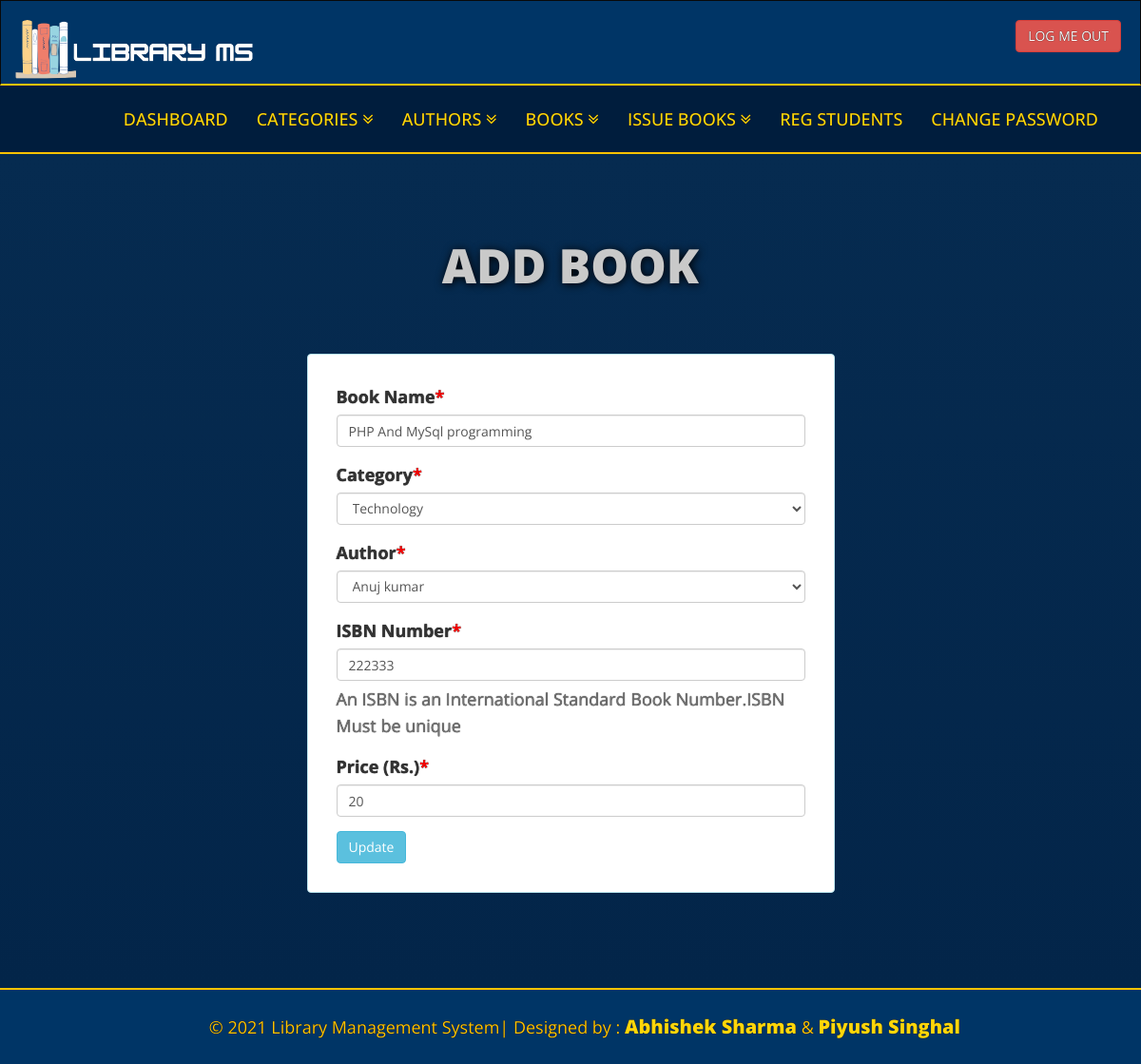
Page /library/admin/edit-book.php?bookid=1 (signed in) on the earlier database version.
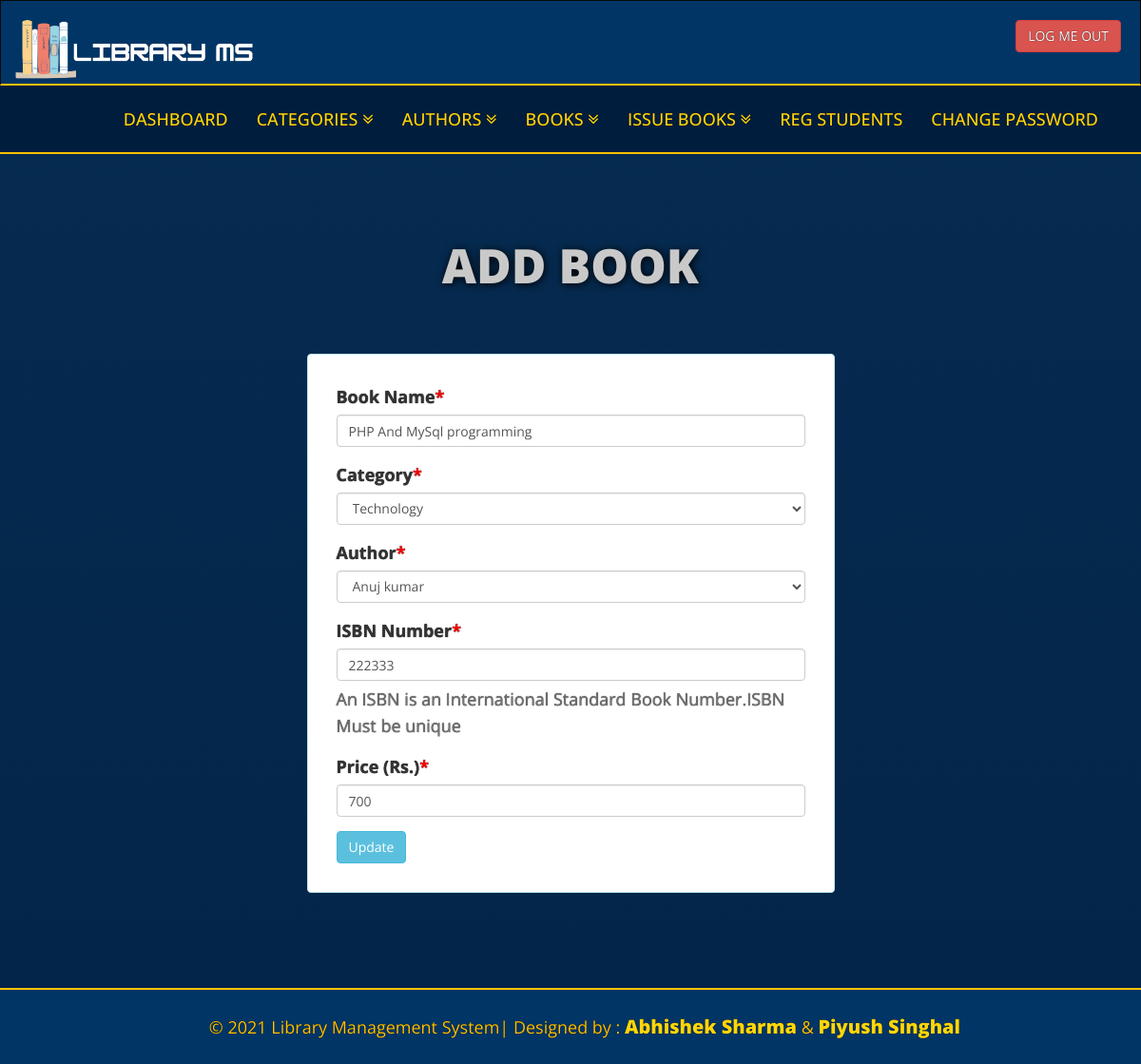
Same page on the later database version.
### tables this page shows
CREATE TABLE `tblbooks` (
  `id` int(11) NOT NULL,
  `BookName` varchar(255) DEFAULT NULL,
  `CatId` int(11) DEFAULT NULL,
  `AuthorId` int(11) DEFAULT NULL,
  `ISBNNumber` int(11) DEFAULT NULL,
  `BookPrice` int(11) DEFAULT NULL,
  `RegDate` timestamp NULL DEFAULT CURRENT_TIMESTAMP,
  `UpdationDate` timestamp NULL DEFAULT NULL ON UPDATE CURRENT_TIMESTAMP
);

CREATE TABLE `tblcategory` (
  `id` int(11) NOT NULL,
  `CategoryName` varchar(150) DEFAULT NULL,
  `Status` int(1) DEFAULT NULL,
  `CreationDate` timestamp NULL DEFAULT CURRENT_TIMESTAMP,
  `UpdationDate` timestamp NULL DEFAULT '0000-00-00 00:00:00' ON UPDATE CURRENT_TIMESTAMP
);

CREATE TABLE `tblauthors` (
  `id` int(11) NOT NULL,
  `AuthorName` varchar(159) DEFAULT NULL,
  `creationDate` timestamp NULL DEFAULT CURRENT_TIMESTAMP,
  `UpdationDate` timestamp NULL DEFAULT NULL ON UPDATE CURRENT_TIMESTAMP
);

### library/admin/edit-book.php (the view, shortened to what this page needs)
<?php
include('includes/config.php');
if (strlen($_SESSION['alogin']) == 0) {
    header('location:index.php');
} else {
?>
<!DOCTYPE html>
<html xmlns="http://www.w3.org/1999/xhtml">
<head>
    <link href="../assets/css/bootstrap.css" rel="stylesheet" />
    <link href="../assets/css/font-awesome.css" rel="stylesheet" />
    <link href="../assets/css/style.css" rel="stylesheet" />
</head>
<body>
    <?php include('includes/header.php'); ?>
    <div class=" content-wrapper">
        <div class="container">
            <div class="row pad-botm">
                <div class="col-md-12">
                    <h4 class="header-line">Add Book</h4>
                </div>
            </div>
            <div class="row">
                <div class="col-md-6 col-sm-6 col-xs-12 col-md-offset-3">
                    <div class=" panel panel-info">
                        <div style="padding:30px; text-align:left; " class="panel-body">
                            <form role="form" method="post">
                                <?php
                                    $bookid = intval($_GET['bookid']);
                                    $sql = "SELECT tblbooks.BookName,tblcategory.CategoryName,tblcategory.id as cid,tblauthors.AuthorName,tblauthors.id as athrid,tblbooks.ISBNNumber,tblbooks.BookPrice,tblbooks.id as bookid from  tblbooks join tblcategory on tblcategory.id=tblbooks.CatId join tblauthors on tblauthors.id=tblbooks.AuthorId where tblbooks.id=:bookid";
                                    $query = $dbh->prepare($sql);
                                    $query->bindParam(':bookid', $bookid, PDO::PARAM_STR);
                                    $query->execute();
                                    $results = $query->fetchAll(PDO::FETCH_OBJ);
                                    if ($query->rowCount() > 0) {
                                        foreach ($results as $result) {               ?>
                                <div class="form-group">
                                    <label>Book Name<span style="color:red;">*</span></label>
                                    <input class="form-control" type="text" name="bookname"
                                        value="<?php echo htmlentities($result->BookName); ?>" required />
                                </div>
                                <div class="form-group">
                                    <label> Category<span style="color:red;">*</span></label>
                                    <select class="form-control" name="category" required="required">
                                        <option value="<?php echo htmlentities($result->cid); ?>">
                                            <?php echo htmlentities($catname = $result->CategoryName); ?></option>
                                    </select>
                                </div>
                                <div class="form-group">
                                    <label> Author<span style="color:red;">*</span></label>
                                    <select class="form-control" name="author" required="required">
                                        <option value="<?php echo htmlentities($result->athrid); ?>">
                                            <?php echo htmlentities($athrname = $result->AuthorName); ?></option>
                                    </select>
                                </div>
                                <div class="form-group">
                                    <label>ISBN Number<span style="color:red;">*</span></label>
                                    <input class="form-control" type="text" name="isbn"
                                        value="<?php echo htmlentities($result->ISBNNumber); ?>" required="required" />
                                    <p class="help-block">An ISBN is an International Standard Book Number.ISBN Must be
                                        unique</p>
                                </div>
                                <div class="form-group">
                                    <label>Price (Rs.)<span style="color:red;">*</span></label>
                                    <input class="form-control" type="text" name="price"
                                        value="<?php echo htmlentities($result->BookPrice); ?>" required="required" />
                                </div>
                                <?php }
                                    } ?>
                                <button type="submit" name="update" class="btn btn-info">Update </button>
                            </form>
                        </div>
                    </div>
                </div>
            </div>
        </div>
    </div>
    <?php include('includes/footer.php'); ?>
</body>
</html>
<?php } ?>

Differences in the rows shown:
changed tblbooks "PHP And MySql programming": price "20" → "700"
